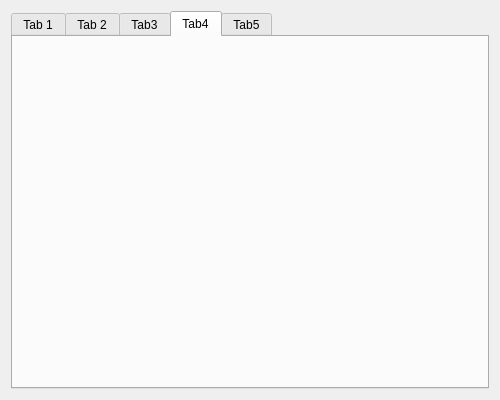
<?xml version="1.0" encoding="UTF-8"?>
<ui version="4.0">
 <class>MainWidget</class>
 <widget class="QWidget" name="MainWidget">
  <property name="geometry">
   <rect>
    <x>0</x>
    <y>0</y>
    <width>500</width>
    <height>400</height>
   </rect>
  </property>
  <property name="windowTitle">
   <string>MainWidget</string>
  </property>
  <layout class="QVBoxLayout" name="verticalLayout">
   <item>
    <widget class="QTabWidget" name="pTabWidget">
     <property name="currentIndex">
      <number>3</number>
     </property>
     <widget class="QWidget" name="pTab1">
      <attribute name="title">
       <string>Tab 1</string>
      </attribute>
     </widget>
     <widget class="QWidget" name="pTab2">
      <attribute name="title">
       <string>Tab 2</string>
      </attribute>
     </widget>
     <widget class="QWidget" name="pTab3">
      <attribute name="title">
       <string>Tab3</string>
      </attribute>
     </widget>
     <widget class="QWidget" name="pTab4">
      <attribute name="title">
       <string>Tab4</string>
      </attribute>
     </widget>
     <widget class="QWidget" name="pTab5">
      <attribute name="title">
       <string>Tab5</string>
      </attribute>
     </widget>
    </widget>
   </item>
  </layout>
 </widget>
 <resources/>
 <connections/>
</ui>
